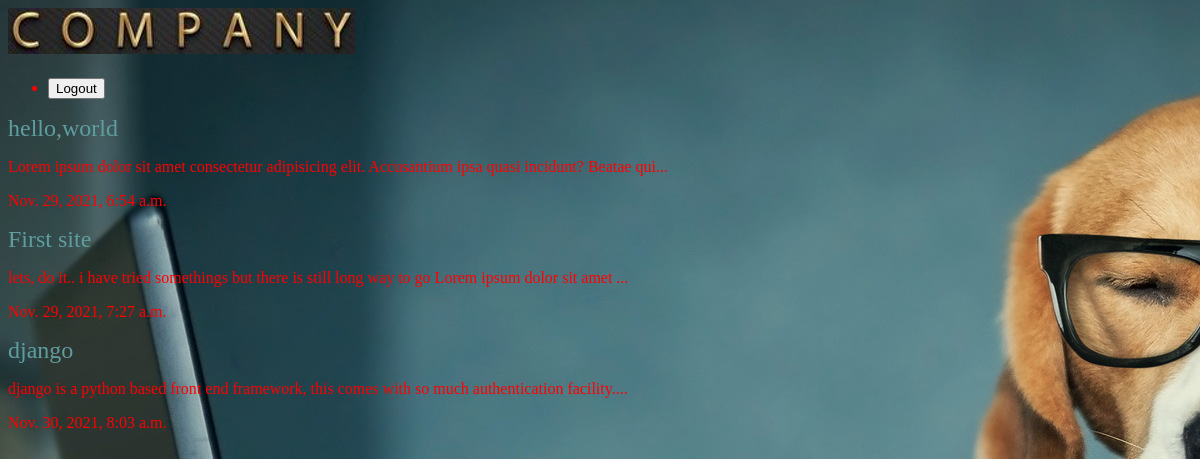
The app's page /articles/ with its own data.
### articles/models.py (models this page shows, shortened)
class Article(models.Model):
    title = models.CharField(max_length=100)
    slug = models.SlugField()
    body = models.TextField()
    date = models.DateTimeField(auto_now_add=True)
    thumb = models.ImageField(default='default.png', blank=True)
    def snippet(self):
        return self.body[:100] + '...'

### articles/views.py (the view)
def article_list(request):
    articles = Article.objects.all().order_by('date')
    return render(request, 'articles/article_list.html', {'articles': articles})

### articles/templates/articles/article_list.html
{% extends 'base_layout.html'%}
{% block content %}
    <div class = "articles">
    {% for article in articles %}
        <div class = "article">
            <h2><a href = "{% url 'articles:detail' article.slug %}">{{ article.title }}</a></h2>
            <p>{{ article.snippet }}</p>
            <p>{{ article.date }}</p>
        </div>
    {% endfor %}
    </div>
{% endblock %}

### templates/base_layout.html (shortened to what this page needs)
{% load static %}
<!DOCTYPE html>
<html lang="en">
<head>
    <link rel="stylesheet" href="{% static 'styles.css' %}">
</head>
<body>
    <header class = "wrapper">
        <h1><a href="{% url 'articles:list' %}"><img src="{% static 'capture1.jpg' %}" alt="djangonautic"/></a></h1>
        <nav>
            <ul>
                <li>
                    <form class="logout-link" action="{% url 'accounts:logout' %}" method="post">
                        <button type="submit">Logout</button>
                    </form>
                </li>
            </ul>
        </nav>
    </header>
    <div class="wrapper">
        {% block content %}
        {% endblock %}
    </div>
</body>
</html>

### assets/styles.css (style rules this page uses)
body { background-color: brown; background-image: url(/static/beagle.jpg); color: red; }
h1,h2,h3,h4,h5 { font-weight: normal; margin: 0; }
a,a-hover,a:visited { color: cadetblue; text-decoration: none; }

### records on screen
Article: title "hello,world", snippet "Lorem ipsum dolor sit amet consectetur adipisicing elit. Accusantium ipsa quasi incidunt? Beatae qui...", date "Nov. 29, 2021, 6:54 a.m."
Article: title "First site", snippet "lets, do it.. i have tried somethings but there is still long way to go Lorem ipsum dolor sit amet ...", date "Nov. 29, 2021, 7:27 a.m."
Article: title "django", snippet "django is a python based front end framework, this comes with so much authentication facility....", date "Nov. 30, 2021, 8:03 a.m."
